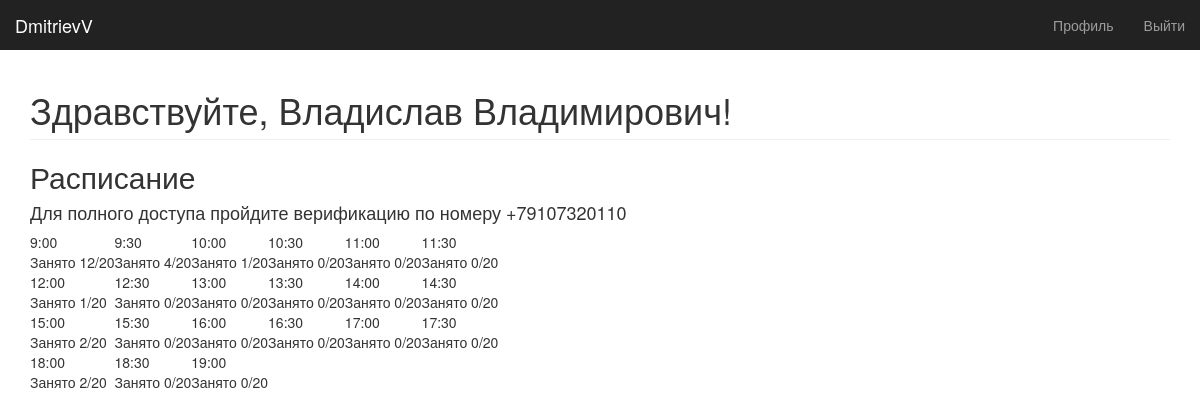
Screenshot of /home (signed in) with the database file from the repository.
### models.py (models this page shows)
class User(UserMixin, db.Model):
    __table_name__ = 'user'
    id = db.Column(db.Integer, primary_key=True)
    user_lvl = db.Column(db.Integer)
    username = db.Column(db.String(30), unique=True)
    name = db.Column(db.String(30), unique=False)
    surname = db.Column(db.String(30), unique=False)
    midname = db.Column(db.String(30), unique=False)
    ticket = db.Column(db.String(50), unique=False)
    enddate = db.Column(db.String(50), unique=False)
    password = db.Column(db.String(80))
    created_on = db.Column(db.DateTime(), default=datetime.utcnow)
    timelines = db.relationship('Date', secondary=user_time, backref='user')

class Date(UserMixin, db.Model):
    __table_name__ = 'date'
    id = db.Column(db.Integer, primary_key=True)
    people_count = db.Column(db.Integer)
    day = db.Column(db.String(15))
    date = db.Column(db.String(50))
    time = db.Column(db.String(80))
    users_id = db.relationship('User', secondary=user_time, backref='date')

### app.py (the view)
@app.route('/home')
@login_required
def home():
    data = models.Date.query.all()
    newdata = data[0]
    return render_template('home.html', FIO=current_user.name+' '+current_user.midname, username=current_user.username, name=current_user.name, surname=current_user.surname, midname=current_user.midname, curdate=newdata, user_lvl=current_user.user_lvl, dates = data)

### app.py (called while the page is built)
@login_manager.user_loader
def load_user(user_id):
    return models.User.query.get(int(user_id))

### templates/home.html (shortened to what this page needs)
{% extends "bootstrap/base.html" %}
{% block styles %}
{{super()}}
    <link rel="stylesheet" href="{{url_for('.static', filename='home.css')}}">
    <link rel="stylesheet" href="{{url_for('.static', filename='fonts.css')}}" />
{% endblock %}
{% block content %}
<nav class="navbar navbar-inverse navbar-fixed-top">
    <div class="container-fluid">
        <div class="navbar-header">
            <a class="navbar-brand" >{{ username }}</a>
        </div>
        <div id="navbar" class="navbar-collapse collapse">
            <ul class="nav navbar-nav navbar-right">
                <li><a href="{{ url_for('profile') }}">Профиль</a></li>
                <li><a href="{{ url_for('logout') }}">Выйти</a></li>
            </ul>
        </div>
    </div>
</nav>
    <div class="container">
<h1 class="page-header">Здравствуйте, {{ FIO }}!</h1>
    <div class="timetable">
    <h2>Расписание</h2>
    {% if user_lvl ==3 %}
        <h4>Для полного доступа пройдите верификацию по номеру +79107320110</h4>
    {% endif %}
<table class="table-col">
    {% if user_lvl ==3 %}
            <table class="table-col">
            <tr><td><span>{{dates[0].time}}</span><br>Занято {{dates[0].people_count}}/20</td><td><span>{{dates[1].time}}</span><br>Занято {{dates[1].people_count}}/20</td><td><span>{{dates[2].time}}</span><br>Занято {{dates[2].people_count}}/20</td><td><span>{{dates[3].time}}</span><br>Занято {{dates[3].people_count}}/20</td><td><span>{{dates[4].time}}</span><br>Занято {{dates[4].people_count}}/20</td><td><span>{{dates[5].time}}</span><br>Занято {{dates[5].people_count}}/20</td></tr>
            <tr><td><span>{{dates[6].time}}</span><br>Занято {{dates[6].people_count}}/20</td><td><span>{{dates[7].time}}</span><br>Занято {{dates[7].people_count}}/20</td><td><span>{{dates[8].time}}</span><br>Занято {{dates[8].people_count}}/20</td><td><span>{{dates[9].time}}</span><br>Занято {{dates[9].people_count}}/20</td><td><span>{{dates[10].time}}</span><br>Занято {{dates[10].people_count}}/20</td><td><span>{{dates[11].time}}</span><br>Занято {{dates[11].people_count}}/20</td></tr>
            <tr><td><span>{{dates[12].time}}</span><br>Занято {{dates[12].people_count}}/20</td><td><span>{{dates[13].time}}</span><br>Занято {{dates[13].people_count}}/20</td><td><span>{{dates[14].time}}</span><br>Занято {{dates[14].people_count}}/20</td><td><span>{{dates[15].time}}</span><br>Занято {{dates[15].people_count}}/20</td><td><span>{{dates[16].time}}</span><br>Занято {{dates[16].people_count}}/20</td><td><span>{{dates[17].time}}</span><br>Занято {{dates[17].people_count}}/20</td></tr>
            <tr><td><span>{{dates[18].time}}</span><br>Занято {{dates[18].people_count}}/20</td><td><span>{{dates[19].time}}</span><br>Занято {{dates[19].people_count}}/20</td><td><span>{{dates[20].time}}</span><br>Занято {{dates[20].people_count}}/20</td></tr>
        </table>
    {% endif %}
</table>
{% endblock %}

### static/home.css (style rules this page uses)
body { padding-top: 50px; }
.navbar-fixed-top { border: 0; }

### rows the page displays
User: username "DmitrievV"
Date: time "9:00", people_count "12"
Date: time "9:30", people_count "4"
Date: time "10:00", people_count "1"
Date: time "10:30", people_count "0"
Date: time "11:00", people_count "0"
Date: time "11:30", people_count "0"
Date: time "12:00", people_count "1"
Date: time "12:30", people_count "0"
Date: time "13:00", people_count "0"
Date: time "13:30", people_count "0"
Date: time "14:00", people_count "0"
Date: time "14:30", people_count "0"
Date: time "15:00", people_count "2"
Date: time "15:30", people_count "0"
Date: time "16:00", people_count "0"
Date: time "16:30", people_count "0"
Date: time "17:00", people_count "0"
Date: time "17:30", people_count "0"
Date: time "18:00", people_count "2"
Date: time "18:30", people_count "0"
Date: time "19:00", people_count "0"

### other values shown
{{ FIO }} "Владислав Владимирович"
